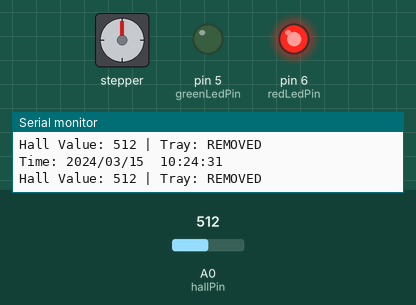
Bench run of a sketch on a simulated Arduino Uno, built with avr-gcc and run on an emulated ATmega328P. Shown: stepper motor, output pins drawn as LEDs (lit = HIGH), the last lines printed to the serial monitor. Wiring (inferred from the names in the program): stepper motor (2048 steps per turn assumed): coils pin 8, pin 10, pin 9, pin 11. The test bench sets the inputs (shaded band); at power-on: A0 (hallPin) = 512. The local clock reads 2024-03-15 10:24:30 at power-on unless the sketch sets it.

Above: at 1.2 s.
1.3 s: A0 (hallPin) set to 544
At 1.7 s:
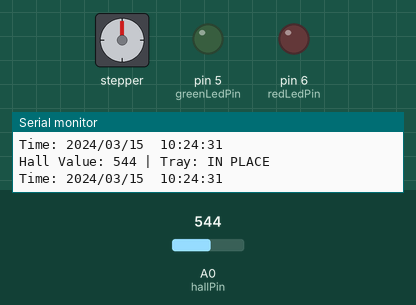
2.9 s: A0 (hallPin) set to 518
At 3.8 s:
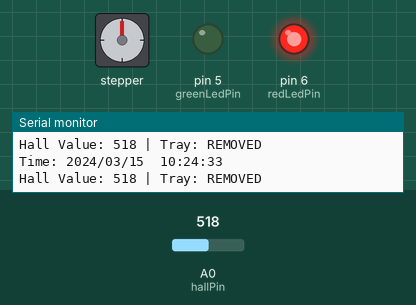
4.5 s: A0 (hallPin) set to 538
At 5.6 s:
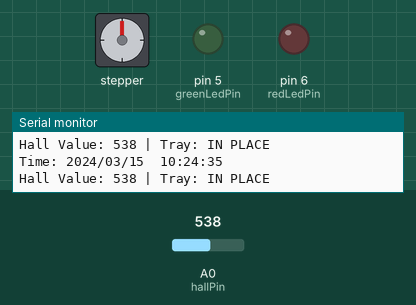
Timing chart, 0 to 7.5 s (numbered marks = the images above; inputs shaded):
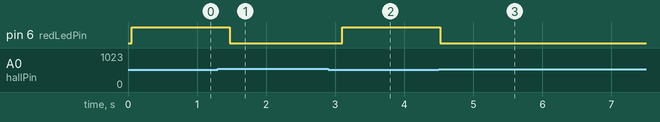

Measured:
- the behaviour switches between 527 and 528 on A0 (hallPin) (found by bisection; images 0 and 1)
- after the input at 1.3 s, pin 6 (redLedPin): HIGH → LOW after 0.18 s
- after the input at 2.9 s, pin 6 (redLedPin): LOW → HIGH after 0.20 s
- after the input at 4.5 s, pin 6 (redLedPin): HIGH → LOW at once

The sketch:

Pill_O_Matic_code.ino
```cpp
#include <Wire.h>          // Enables I2C communication for the RTC module
#include <RTClib.h>        // DS3231 RTC library
#include <Stepper.h>       // Stepper motor library

// ======================================================
// RTC SETUP
// ======================================================
RTC_DS3231 rtc;            // Create RTC object

// ======================================================
// PIN DEFINITIONS
// ======================================================
const int hallPin = A0;    // SS49E Hall sensor output pin

const int redLedPin = 6;   // RED LED: tray status
const int greenLedPin = 5; // GREEN LED: pill waiting in tray

// Stepper motor physical wiring to ULN2003:
// D8  -> IN1
// D9  -> IN2
// D10 -> IN3
// D11 -> IN4
//
// Stepper library pin order is intentionally set to
// 8, 10, 9, 11 for correct coil activation sequence.
const int motorPin1 = 8;   // First pin in software stepping sequence
const int motorPin2 = 10;  // Second pin in software stepping sequence
const int motorPin3 = 9;   // Third pin in software stepping sequence
const int motorPin4 = 11;  // Fourth pin in software stepping sequence

// ======================================================
// STEPPER SETUP
// ======================================================
const int stepsPerRevolution = 2048;   // 28BYJ-48 output shaft steps per full revolution
const int stepsPerDose = 256;          // 2048 / 8 = 256 steps = 45 degrees = one compartment move

Stepper stepperMotor(stepsPerRevolution, motorPin1, motorPin2, motorPin3, motorPin4);

// ======================================================
// HALL SENSOR THRESHOLDS
// Based on measured values:
// tray inserted ~533
// tray removed  ~518
// ======================================================
const int trayInThreshold  = 528;      // If reading rises to this or above, tray is considered inserted
const int trayOutThreshold = 523;      // If reading drops to this or below, tray is considered removed

// ======================================================
// DAILY DOSE SCHEDULE
// Add or remove entries as needed
// Example schedule below
// ======================================================
const int numDoseTimes = 7;            // Total number of scheduled daily dose times

int doseHours[numDoseTimes]   = {10, 10, 10, 10, 10, 10, 10};   // Scheduled hours (set hours here)
int doseMinutes[numDoseTimes] = {46, 46, 46, 46, 46, 47, 47};          // Scheduled minutes (set minutes here)
//int doseSeconds[numDoseTimes] = {10, 20, 30, 40, 50, 00, 55};   // Uncomment to include seconds accuracy (set seconds here)

bool doseTriggered[numDoseTimes] = {false};   // Automatically initializes all entries to false

// ======================================================
// SYSTEM STATE VARIABLES
// ======================================================
bool trayInPlace = false;              // Current tray state from Hall sensor
bool previousTrayInPlace = false;      // Previous tray state to detect transitions

bool pillWaiting = false;              // True after pill is dispensed and waiting in tray
int pendingDoseCount = 0;              // Counts doses that have triggered but not yet dispensed

int lastDay = -1;                      // Used to reset daily schedule flags when a new day starts

// ======================================================
// FUNCTION: turnOffStepper
// Purpose:
//   Fully de-energize all stepper coils when motor is not rotating
//   This keeps idle current near zero and prevents heating
// ======================================================
void turnOffStepper() {
  digitalWrite(motorPin1, LOW);        // Turn OFF coil 1
  digitalWrite(motorPin2, LOW);        // Turn OFF coil 2
  digitalWrite(motorPin3, LOW);        // Turn OFF coil 3
  digitalWrite(motorPin4, LOW);        // Turn OFF coil 4
}

// ======================================================
// FUNCTION: updateTrayState
// Purpose:
//   Read analog Hall sensor and update trayInPlace using hysteresis
// ======================================================
void updateTrayState() {
  int hallValue = analogRead(hallPin);   // Read Hall sensor value

  // If tray is currently considered OUT, only switch to IN when value is clearly high enough
  if (!trayInPlace && hallValue >= trayInThreshold) {
    trayInPlace = true;
  }

  // If tray is currently considered IN, only switch to OUT when value is clearly low enough
  if (trayInPlace && hallValue <= trayOutThreshold) {
    trayInPlace = false;
  }

  // Serial debug output
  Serial.print("Hall Value: ");
  Serial.print(hallValue);
  Serial.print(" | Tray: ");
  if (trayInPlace) {
    Serial.println("IN PLACE");
  } else {
    Serial.println("REMOVED");
  }
}

// ======================================================
// FUNCTION: updateRedLed
// Purpose:
//   RED LED ON when tray missing
//   RED LED OFF when tray inserted
// ======================================================
void updateRedLed() {
  if (trayInPlace) {
    digitalWrite(redLedPin, LOW);      // Tray inserted -> RED OFF
  } else {
    digitalWrite(redLedPin, HIGH);     // Tray removed/missing -> RED ON
  }
}

// ======================================================
// FUNCTION: updateGreenLed
// Purpose:
//   GREEN LED ON when a dispensed pill is waiting in tray
//   GREEN LED OFF otherwise
// ======================================================
void updateGreenLed() {
  if (pillWaiting) {
    digitalWrite(greenLedPin, HIGH);   // Pill waiting -> GREEN ON
  } else {
    digitalWrite(greenLedPin, LOW);    // No pill waiting -> GREEN OFF
  }
}

// ======================================================
// FUNCTION: dispenseOnePill
// Purpose:
//   Rotate one compartment, then de-energize motor
// ======================================================
void dispenseOnePill() {
  Serial.println("Dispensing one pill...");

  stepperMotor.step(stepsPerDose);     // Rotate 45 degrees = one compartment
  turnOffStepper();                    // Immediately remove holding current after motion

  pillWaiting = true;                  // Pill is now waiting in tray
  updateGreenLed();                    // Turn GREEN LED ON

  Serial.println("Dispense complete -> GREEN LED ON");
}

// ======================================================
// FUNCTION: checkScheduledDoseTimes
// Purpose:
//   Compare current RTC time against all preset time slots
//   Each matching slot adds one pending dose only once per day
// ======================================================
void checkScheduledDoseTimes(DateTime now) {
  for (int i = 0; i < numDoseTimes; i++) {

    // Only trigger this slot if it has not already triggered today
    if (!doseTriggered[i] &&
        now.hour() == doseHours[i] &&
        now.minute() == doseMinutes[i]
         // && now.second() == doseSeconds[i]   // Uncomment to include seconds accuracy
       ) {

      doseTriggered[i] = true;         // Mark this time slot as triggered for today
      pendingDoseCount++;              // Add one pending dose

      Serial.print("Scheduled dose triggered at ");
      if (doseHours[i] < 10) Serial.print("0");
      Serial.print(doseHours[i]);
      Serial.print(":");
      if (doseMinutes[i] < 10) Serial.print("0");
      Serial.print(doseMinutes[i]);

       //Serial.print(":");                              // Uncomment to include seconds accuracy
       //if (doseSeconds[i] < 10) Serial.print("0");    // Uncomment to include seconds accuracy
       //Serial.print(doseSeconds[i]);                  // Uncomment to include seconds accuracy

      Serial.print(" | Pending doses = ");
      Serial.println(pendingDoseCount);
    }
  }
}

// ======================================================
// FUNCTION: resetDailyScheduleIfNeeded
// Purpose:
//   At the start of a new day, allow all scheduled slots to trigger again
// ======================================================
void resetDailyScheduleIfNeeded(DateTime now) {
  if (now.day() != lastDay) {
    lastDay = now.day();               // Store new day

    for (int i = 0; i < numDoseTimes; i++) {
      doseTriggered[i] = false;        // Reset all daily trigger flags
    }

    Serial.println("New day detected -> daily schedule reset");
  }
}

// ======================================================
// FUNCTION: printCurrentTime
// Purpose:
//   Print RTC time to Serial Monitor
// ======================================================
void printCurrentTime(DateTime now) {
  Serial.print("Time: ");
  Serial.print(now.year());
  Serial.print("/");
  if (now.month() < 10) Serial.print("0");
  Serial.print(now.month());
  Serial.print("/");
  if (now.day() < 10) Serial.print("0");
  Serial.print(now.day());
  Serial.print("  ");

  if (now.hour() < 10) Serial.print("0");
  Serial.print(now.hour());
  Serial.print(":");
  if (now.minute() < 10) Serial.print("0");
  Serial.print(now.minute());
  Serial.print(":");
  if (now.second() < 10) Serial.print("0");
  Serial.println(now.second());
}

// ======================================================
// SETUP
// ======================================================
void setup() {
  Serial.begin(9600);                  // Start Serial Monitor
  Wire.begin();                        // Start I2C bus

  // Set LED pins as outputs
  pinMode(redLedPin, OUTPUT);
  pinMode(greenLedPin, OUTPUT);

  // Set stepper pins as outputs
  pinMode(motorPin1, OUTPUT);
  pinMode(motorPin2, OUTPUT);
  pinMode(motorPin3, OUTPUT);
  pinMode(motorPin4, OUTPUT);

  // Initialize LEDs OFF
  digitalWrite(redLedPin, LOW);
  digitalWrite(greenLedPin, LOW);

  // Set stepper speed
  stepperMotor.setSpeed(10);           // 10 RPM is a safe working speed for this motor

  // Make sure motor starts fully de-energized
  turnOffStepper();

  // Start RTC
  if (!rtc.begin()) {
    Serial.println("RTC not found");
    while (1) {                        // Stop here if RTC is not detected
    }
  }

  // Uncomment this ONCE to set RTC to compile/upload time, then comment it again
  // rtc.adjust(DateTime(F(__DATE__), F(__TIME__)));

  Serial.println("System started");
}

// ======================================================
// LOOP
// ======================================================
void loop() {
  DateTime now = rtc.now();            // Read current RTC time

  printCurrentTime(now);               // Print current time to Serial Monitor

  // Step 1: reset dose flags if a new day has started
  resetDailyScheduleIfNeeded(now);

  // Step 2: update Hall sensor / tray state
  updateTrayState();

  // Step 3: update RED LED from tray state
  updateRedLed();

  // Step 4: detect tray removal AFTER a pill was dispensed
  // This implements:
  // tray removed while pillWaiting == true -> user is taking pill
  if (previousTrayInPlace == true && trayInPlace == false && pillWaiting == true) {
    pillWaiting = false;               // Pill has been taken
    updateGreenLed();                  // Turn GREEN LED OFF
    Serial.println("Tray removed while pill waiting -> GREEN LED OFF, pillWaiting = false");
  }

  // Step 5: remember tray state for next loop
  previousTrayInPlace = trayInPlace;

  // Step 6: check all scheduled times and add pending doses
  checkScheduledDoseTimes(now);

  // Step 7: dispense only if:
  // - there is at least one pending dose
  // - tray is inserted
  // - no previous pill is still waiting
  if (pendingDoseCount > 0 && trayInPlace == true && pillWaiting == false) {
    dispenseOnePill();                 // Dispense one dose
    pendingDoseCount--;                // One pending dose has now been dispensed

    Serial.print("Pending doses remaining = ");
    Serial.println(pendingDoseCount);
  }

  // Step 8: if tray is missing and a dose is pending, do not dispense yet
  if (pendingDoseCount > 0 && trayInPlace == false) {
    Serial.println("Dose pending, but tray missing -> waiting for tray insertion");
  }

  // Step 9: if nothing is moving, keep motor fully OFF
  turnOffStepper();

  delay(200);                          // Small loop delay for stable operation
}
```
